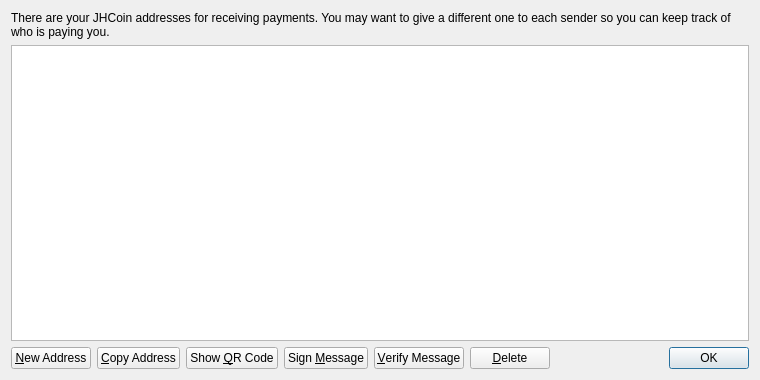
<?xml version="1.0" encoding="UTF-8"?>
<ui version="4.0">
 <class>AddressBookPage</class>
 <widget class="QWidget" name="AddressBookPage">
  <property name="geometry">
   <rect>
    <x>0</x>
    <y>0</y>
    <width>760</width>
    <height>380</height>
   </rect>
  </property>
  <property name="windowTitle">
   <string>Address Book</string>
  </property>
  <layout class="QVBoxLayout" name="verticalLayout">
   <item>
    <widget class="QLabel" name="labelExplanation">
     <property name="text">
      <string>There are your JHCoin addresses for receiving payments. You may want to give a different one to each sender so you can keep track of who is paying you.</string>
     </property>
     <property name="textFormat">
      <enum>Qt::PlainText</enum>
     </property>
     <property name="wordWrap">
      <bool>true</bool>
     </property>
    </widget>
   </item>
   <item>
    <widget class="QTableView" name="tableView">
     <property name="contextMenuPolicy">
      <enum>Qt::CustomContextMenu</enum>
     </property>
     <property name="toolTip">
      <string>Double-click to edit address or label</string>
     </property>
     <property name="tabKeyNavigation">
      <bool>false</bool>
     </property>
     <property name="alternatingRowColors">
      <bool>true</bool>
     </property>
     <property name="selectionMode">
      <enum>QAbstractItemView::SingleSelection</enum>
     </property>
     <property name="selectionBehavior">
      <enum>QAbstractItemView::SelectRows</enum>
     </property>
     <property name="sortingEnabled">
      <bool>true</bool>
     </property>
     <attribute name="verticalHeaderVisible">
      <bool>false</bool>
     </attribute>
    </widget>
   </item>
   <item>
    <layout class="QHBoxLayout" name="horizontalLayout">
     <item>
      <widget class="QPushButton" name="newAddressButton">
       <property name="toolTip">
        <string>Create a new address</string>
       </property>
       <property name="text">
        <string>&amp;New Address</string>
       </property>
       <property name="icon">
        <iconset resource="../bitcoin.qrc">
         <normaloff>:/icons/add</normaloff>:/icons/add</iconset>
       </property>
      </widget>
     </item>
     <item>
      <widget class="QPushButton" name="copyToClipboard">
       <property name="toolTip">
        <string>Copy the currently selected address to the system clipboard</string>
       </property>
       <property name="text">
        <string>&amp;Copy Address</string>
       </property>
       <property name="icon">
        <iconset resource="../bitcoin.qrc">
         <normaloff>:/icons/editcopy</normaloff>:/icons/editcopy</iconset>
       </property>
      </widget>
     </item>
     <item>
      <widget class="QPushButton" name="showQRCode">
       <property name="text">
        <string>Show &amp;QR Code</string>
       </property>
       <property name="icon">
        <iconset resource="../bitcoin.qrc">
         <normaloff>:/icons/qrcode</normaloff>:/icons/qrcode</iconset>
       </property>
      </widget>
     </item>
     <item>
      <widget class="QPushButton" name="signMessage">
       <property name="toolTip">
        <string>Sign a message to prove you own a JHCoin address</string>
       </property>
       <property name="text">
        <string>Sign &amp;Message</string>
       </property>
       <property name="icon">
        <iconset resource="../bitcoin.qrc">
         <normaloff>:/icons/edit</normaloff>:/icons/edit</iconset>
       </property>
      </widget>
     </item>
     <item>
      <widget class="QPushButton" name="verifyMessage">
       <property name="toolTip">
        <string>Verify a message to ensure it was signed with a specified JHCoin address</string>
       </property>
       <property name="text">
        <string>&amp;Verify Message</string>
       </property>
       <property name="icon">
        <iconset resource="../bitcoin.qrc">
         <normaloff>:/icons/transaction_0</normaloff>:/icons/transaction_0</iconset>
       </property>
      </widget>
     </item>
     <item>
      <widget class="QPushButton" name="deleteButton">
       <property name="toolTip">
        <string>Delete the currently selected address from the list</string>
       </property>
       <property name="text">
        <string>&amp;Delete</string>
       </property>
       <property name="icon">
        <iconset resource="../bitcoin.qrc">
         <normaloff>:/icons/remove</normaloff>:/icons/remove</iconset>
       </property>
      </widget>
     </item>
     <item>
      <spacer name="horizontalSpacer">
       <property name="orientation">
        <enum>Qt::Horizontal</enum>
       </property>
       <property name="sizeHint" stdset="0">
        <size>
         <width>40</width>
         <height>20</height>
        </size>
       </property>
      </spacer>
     </item>
     <item>
      <widget class="QDialogButtonBox" name="buttonBox">
       <property name="sizePolicy">
        <sizepolicy hsizetype="Maximum" vsizetype="Fixed">
         <horstretch>0</horstretch>
         <verstretch>0</verstretch>
        </sizepolicy>
       </property>
       <property name="standardButtons">
        <set>QDialogButtonBox::Ok</set>
       </property>
      </widget>
     </item>
    </layout>
   </item>
  </layout>
 </widget>
 <resources>
  <include location="../bitcoin.qrc"/>
 </resources>
 <connections/>
</ui>
